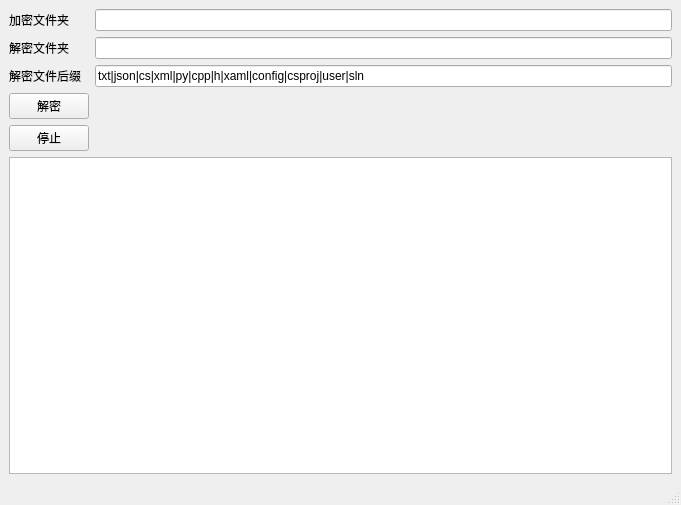
<?xml version="1.0" encoding="UTF-8"?>
<ui version="4.0">
 <class>MainWindow</class>
 <widget class="QMainWindow" name="MainWindow">
  <property name="geometry">
   <rect>
    <x>0</x>
    <y>0</y>
    <width>681</width>
    <height>505</height>
   </rect>
  </property>
  <property name="windowTitle">
   <string>MainWindow</string>
  </property>
  <widget class="QWidget" name="centralwidget">
   <layout class="QGridLayout" name="gridLayout">
    <item row="1" column="0">
     <widget class="QLabel" name="label_2">
      <property name="text">
       <string>解密文件夹</string>
      </property>
     </widget>
    </item>
    <item row="0" column="1">
     <widget class="QLineEdit" name="lineEdit"/>
    </item>
    <item row="3" column="0">
     <widget class="QPushButton" name="pushButton">
      <property name="text">
       <string>解密</string>
      </property>
     </widget>
    </item>
    <item row="2" column="0">
     <widget class="QLabel" name="label_3">
      <property name="text">
       <string>解密文件后缀</string>
      </property>
     </widget>
    </item>
    <item row="5" column="0" colspan="2">
     <widget class="QTextEdit" name="textEdit"/>
    </item>
    <item row="2" column="1">
     <widget class="QLineEdit" name="lineEdit_3">
      <property name="text">
       <string>txt|json|cs|xml|py|cpp|h|xaml|config|csproj|user|sln</string>
      </property>
     </widget>
    </item>
    <item row="1" column="1">
     <widget class="QLineEdit" name="lineEdit_2"/>
    </item>
    <item row="0" column="0">
     <widget class="QLabel" name="label">
      <property name="text">
       <string>加密文件夹</string>
      </property>
     </widget>
    </item>
    <item row="4" column="0">
     <widget class="QPushButton" name="pushButton_stop">
      <property name="text">
       <string>停止</string>
      </property>
     </widget>
    </item>
   </layout>
  </widget>
  <widget class="QMenuBar" name="menubar">
   <property name="geometry">
    <rect>
     <x>0</x>
     <y>0</y>
     <width>681</width>
     <height>20</height>
    </rect>
   </property>
  </widget>
  <widget class="QStatusBar" name="statusbar"/>
 </widget>
 <resources/>
 <connections/>
</ui>
